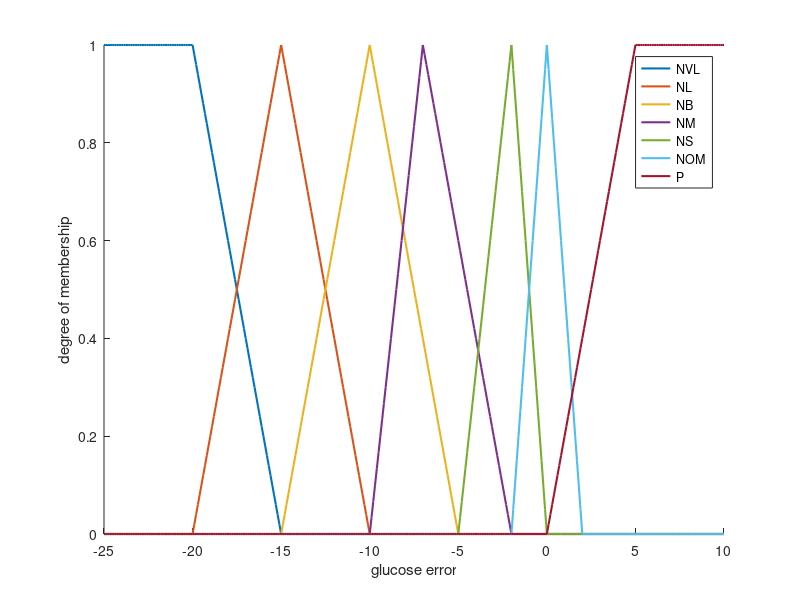

Source code (MATLAB):
clc
clear all
close all

%parameter of membership function for glucose
	gb = 70;a=-25; b=10; step=0.1; t=a:step:b;
	for n = 1:length(t)
	A = [1,(-15-t(n))/(-15-(-20))];
    B = [(t(n)-(-20))/((-15)-(-20)),(-10-t(n))/(-10-(-15))];
	C = [(t(n)-(-15))/((-10)-(-15)),(-5-t(n))/(-5-(-10))];
	D = [(t(n)-(-10))/(-7-(-10)),(-2-t(n))/(-2-( -7))];
	E = [(t(n)-(-5))/(-2-(-5)),(0-t(n))/(0+2)];
	F = [(t(n)-(-2))/(0-(-2)),(2-t(n))/(2-0)];
	G = [(t(n)-0)/(5-0),1];
	
	f1(n) = max(min(A),0);f2(n) = max(min(B),0);f3(n) = max(min(C),0);f4(n) = max(min(D),0);f5(n) = max(min(E),0);f6(n) = max(min(F),0);f7(n) = max(min(G),0);
	end
	figure(1)
    %title("Membership Function");
    xlabel('glucose error'); 
    ylabel('degree of membership');
	hold on
	plot(t,f1(1:length(t)),'LineWidth',1.5);
	plot(t,f2(1:length(t)),'LineWidth',1.5);
	plot(t,f3(1:length(t)),'LineWidth',1.5);
	plot(t,f4(1:length(t)),'LineWidth',1.5);
	plot(t,f5(1:length(t)),'LineWidth',1.5);
	plot(t,f6(1:length(t)),'LineWidth',1.5);
	plot(t,f7(1:length(t)),'LineWidth',1.5);
	hold off
    legend('NVL','NL','NB','NM','NS','NOM','P');  